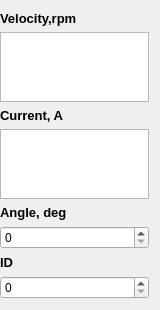
  <widget class="QWidget" name="verticalLayoutWidget_8">
   <property name="geometry">
    <rect>
     <x>320</x>
     <y>270</y>
     <width>91</width>
     <height>191</height>
    </rect>
   </property>
   <layout class="QVBoxLayout" name="verticalLayout_8">
    <property name="spacing">
     <number>6</number>
    </property>
    <property name="sizeConstraint">
     <enum>QLayout::SetDefaultConstraint</enum>
    </property>
    <property name="leftMargin">
     <number>0</number>
    </property>
    <item>
     <widget class="QLabel" name="label_22">
      <property name="font">
       <font>
        <pointsize>10</pointsize>
        <weight>75</weight>
        <bold>true</bold>
       </font>
      </property>
      <property name="text">
       <string>Velocity,rpm</string>
      </property>
     </widget>
    </item>
    <item>
     <widget class="QPlainTextEdit" name="VelocityWindow_3">
      <property name="font">
       <font>
        <pointsize>12</pointsize>
        <weight>75</weight>
        <bold>true</bold>
       </font>
      </property>
      <property name="mouseTracking">
       <bool>false</bool>
      </property>
      <property name="autoFillBackground">
       <bool>false</bool>
      </property>
      <property name="verticalScrollBarPolicy">
       <enum>Qt::ScrollBarAsNeeded</enum>
      </property>
      <property name="sizeAdjustPolicy">
       <enum>QAbstractScrollArea::AdjustToContents</enum>
      </property>
      <property name="tabChangesFocus">
       <bool>false</bool>
      </property>
      <property name="overwriteMode">
       <bool>true</bool>
      </property>
      <property name="centerOnScroll">
       <bool>false</bool>
      </property>
     </widget>
    </item>
    <item>
     <widget class="QLabel" name="label_23">
      <property name="font">
       <font>
        <pointsize>10</pointsize>
        <weight>75</weight>
        <bold>true</bold>
       </font>
      </property>
      <property name="text">
       <string>Current, A</string>
      </property>
     </widget>
    </item>
    <item>
     <widget class="QPlainTextEdit" name="CurrentWindow_3">
      <property name="font">
       <font>
        <pointsize>12</pointsize>
        <weight>75</weight>
        <bold>true</bold>
       </font>
      </property>
      <property name="mouseTracking">
       <bool>false</bool>
      </property>
      <property name="autoFillBackground">
       <bool>false</bool>
      </property>
      <property name="verticalScrollBarPolicy">
       <enum>Qt::ScrollBarAsNeeded</enum>
      </property>
      <property name="overwriteMode">
       <bool>true</bool>
      </property>
     </widget>
    </item>
    <item>
     <widget class="QLabel" name="label_24">
      <property name="font">
       <font>
        <pointsize>10</pointsize>
        <weight>75</weight>
        <bold>true</bold>
       </font>
      </property>
      <property name="text">
       <string>Angle, deg</string>
      </property>
     </widget>
    </item>
    <item>
     <widget class="QSpinBox" name="spinBox_5"/>
    </item>
    <item>
     <widget class="QLabel" name="label_25">
      <property name="minimumSize">
       <size>
        <width>149</width>
        <height>0</height>
       </size>
      </property>
      <property name="font">
       <font>
        <pointsize>10</pointsize>
        <weight>75</weight>
        <bold>true</bold>
       </font>
      </property>
      <property name="text">
       <string>ID</string>
      </property>
     </widget>
    </item>
    <item>
     <widget class="QSpinBox" name="spinBox_6"/>
    </item>
   </layout>
  </widget>
